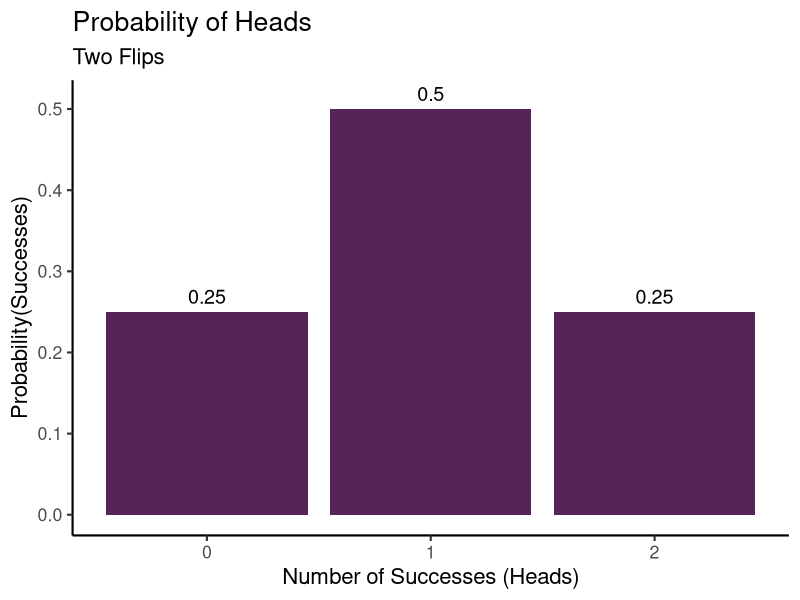
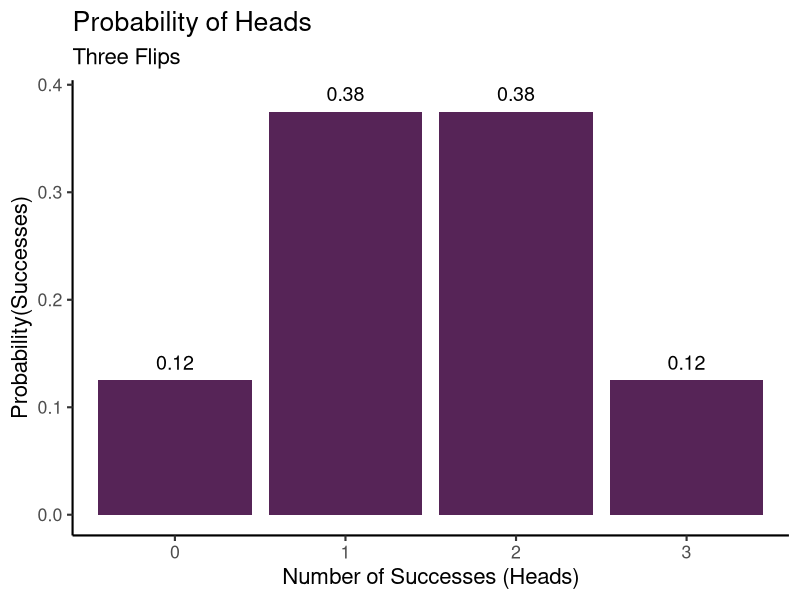
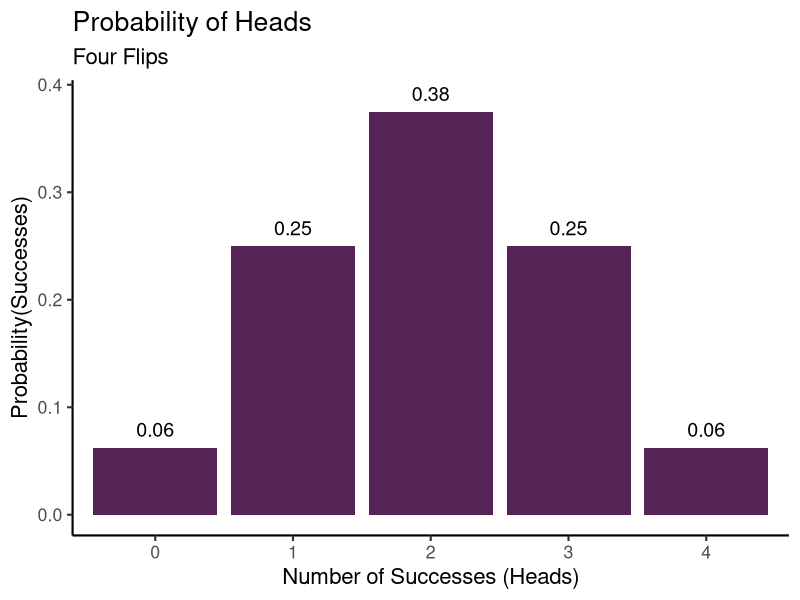
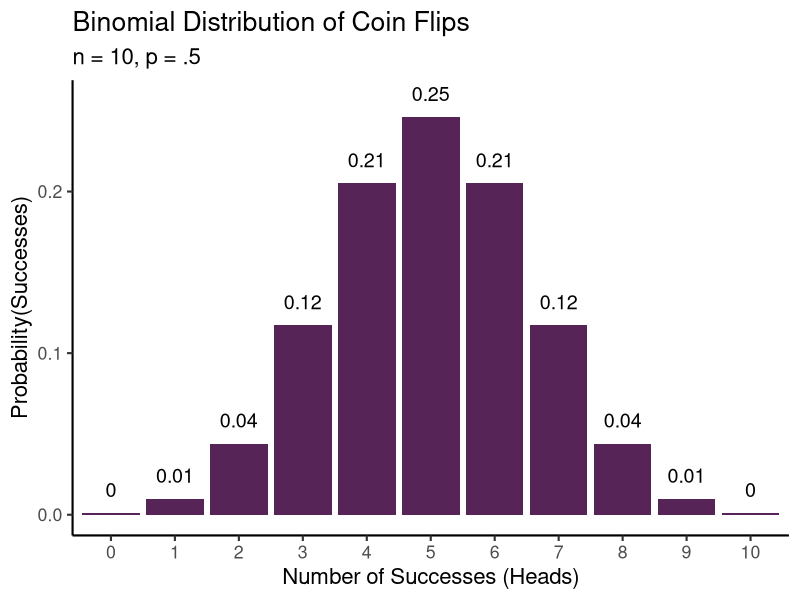
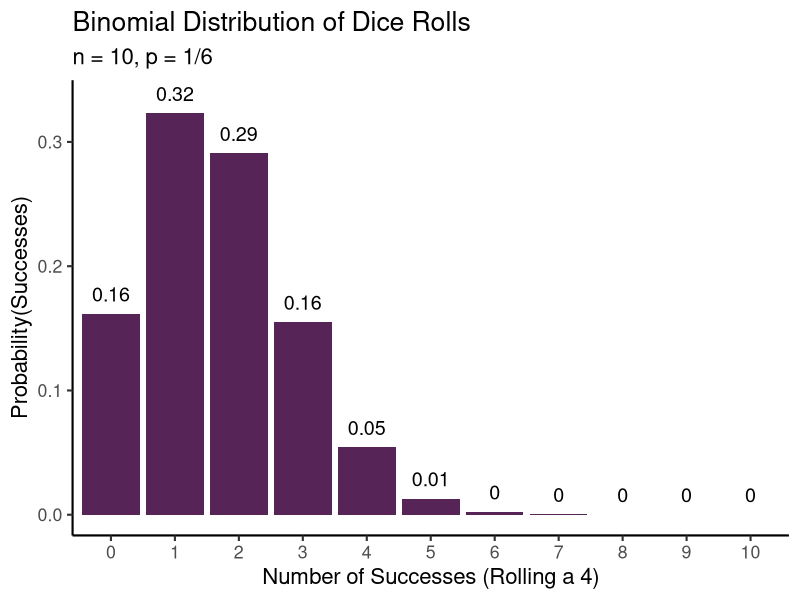

Write the R code that produced these figures, in order.
## ---- chunk 1
library(tidyverse)
## ---- chunk 2
all <- expand.grid(O1 = letters[1:2], O2 = letters[1:2], stringsAsFactors = FALSE) 
perms <- all[apply(all, 1, function(x) {length(unique(x)) == 2}),]
row.names(perms) = NULL
perms
## ---- chunk 3
all <- expand.grid(O1 = letters[1:3], O2 = letters[1:3], O3 = letters[1:3], stringsAsFactors = FALSE) 
perms <- all[apply(all, 1, function(x) {length(unique(x)) == 3}),]
row.names(perms) = NULL
perms
## ---- chunk 4
all <- expand.grid(O1 = letters[1:4], O2 = letters[1:4], O3 = letters[1:4], O4 = letters[1:4], stringsAsFactors = FALSE) 
perms <- all[apply(all, 1, function(x) {length(unique(x)) == 4}),]
row.names(perms) = NULL
perms
## ---- chunk 5
data.frame(heads = 0:2, prob = dbinom(x = 0:2, size = 2, prob = .5)) %>% 
  ggplot(aes(x = factor(heads), y = prob)) +
  geom_col(fill = "#562457") +
  geom_text(aes(label = round(prob, 2), y = prob + .01),
            position = position_dodge(.9),
            size = 5, 
            vjust = 0) +
  labs(title = "Probability of Heads",
       subtitle = "Two Flips",
       x = "Number of Successes (Heads)",
       y = "Probability(Successes)") +
  theme_classic(base_size = 16)
## ---- chunk 6
data.frame(heads = 0:3, prob = dbinom(x = 0:3, size = 3, prob = .5)) %>% 
  ggplot(aes(x = factor(heads), y = prob)) +
  geom_col(fill = "#562457") +
  geom_text(aes(label = round(prob, 2), y = prob + .01),
            position = position_dodge(.9),
            size = 5, 
            vjust = 0) +
  labs(title = "Probability of Heads",
       subtitle = "Three Flips",
       x = "Number of Successes (Heads)",
       y = "Probability(Successes)") +
  theme_classic(base_size = 16)
## ---- chunk 7
data.frame(heads = 0:4, prob = dbinom(x = 0:4, size = 4, prob = .5)) %>% 
  ggplot(aes(x = factor(heads), y = prob)) +
  geom_col(fill = "#562457") +
  geom_text(aes(label = round(prob, 2), y = prob + .01),
            position = position_dodge(.9),
            size = 5, 
            vjust = 0) +
  labs(title = "Probability of Heads",
       subtitle = "Four Flips",
       x = "Number of Successes (Heads)",
       y = "Probability(Successes)") +
  theme_classic(base_size = 16)
## ---- chunk 8
dbinom(x = 3, size = 5, prob = .5)
## ---- chunk 9
data.frame(heads = 0:10, prob = dbinom(x = 0:10, size = 10, prob = .5)) %>% 
  ggplot(aes(x = factor(heads), y = prob)) +
  geom_col(fill = "#562457") +
  geom_text(aes(label = round(prob, 2), y = prob + .01),
            position = position_dodge(.9),
            size = 5, 
            vjust = 0) +
  labs(title = "Binomial Distribution of Coin Flips",
       subtitle = "n = 10, p = .5",
       x = "Number of Successes (Heads)",
       y = "Probability(Successes)") +
  theme_classic(base_size = 16)
## ---- chunk 10
data.frame(heads = 0:10, prob = dbinom(x = 0:10, size = 10, prob = (1/6))) %>% 
  ggplot(aes(x = factor(heads), y = prob)) +
  geom_col(fill = "#562457") +
  geom_text(aes(label = round(prob, 2), y = prob + .01),
            position = position_dodge(.9),
            size = 5, 
            vjust = 0) +
  labs(title = "Binomial Distribution of Dice Rolls",
       subtitle = "n = 10, p = 1/6",
       x = "Number of Successes (Rolling a 4)",
       y = "Probability(Successes)") +
  theme_classic(base_size = 16)
